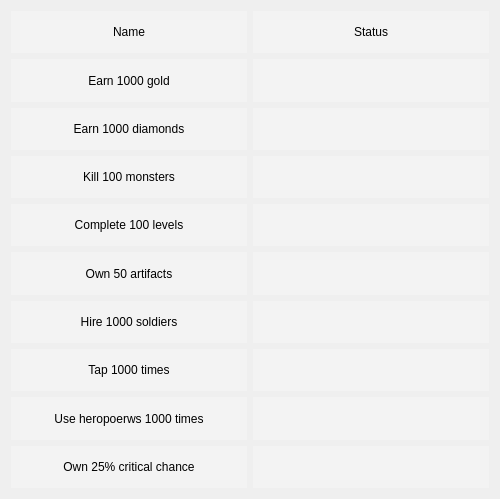
<?xml version="1.0" encoding="UTF-8"?>
<ui version="4.0">
 <class>AchvmentsUI</class>
 <widget class="QDialog" name="AchvmentsUI">
  <property name="geometry">
   <rect>
    <x>0</x>
    <y>0</y>
    <width>500</width>
    <height>499</height>
   </rect>
  </property>
  <property name="windowTitle">
   <string>Achievements</string>
  </property>
  <property name="styleSheet">
   <string notr="true">QDialog {
	background-image: url(:/design/design/battlefield/background.png);
}

QLabel {
	background-color: rgba(255, 255, 255, 70);
	font: 75 bold 16pt &quot;PMingLiU-ExtB&quot;;
	color: black;
}

QLabel#ach1_status_1, 
QLabel#ach2_status_2,
QLabel#ach3_status_3,
QLabel#ach4_status_4,
QLabel#ach5_status_5,
QLabel#ach6_status_6,
QLabel#ach7_status_7,
QLabel#ach8_status_8,
QLabel#ach9_status_9 {
	background-image: url(:/design/achievementNotDoneYet_label.png);
}

</string>
  </property>
  <layout class="QGridLayout" name="gridLayout">
   <item row="0" column="0">
    <layout class="QHBoxLayout" name="horizontalLayout">
     <item>
      <layout class="QVBoxLayout" name="verticalLayout_5">
       <item>
        <widget class="QLabel" name="achName_descr">
         <property name="text">
          <string>Name</string>
         </property>
         <property name="alignment">
          <set>Qt::AlignCenter</set>
         </property>
        </widget>
       </item>
       <item>
        <widget class="QLabel" name="ach1_lbl_2">
         <property name="toolTip">
          <string/>
         </property>
         <property name="toolTipDuration">
          <number>-1</number>
         </property>
         <property name="text">
          <string>Earn 1000 gold</string>
         </property>
         <property name="alignment">
          <set>Qt::AlignCenter</set>
         </property>
        </widget>
       </item>
       <item>
        <widget class="QLabel" name="ach2_lbl_2">
         <property name="text">
          <string>Earn 1000 diamonds</string>
         </property>
         <property name="alignment">
          <set>Qt::AlignCenter</set>
         </property>
        </widget>
       </item>
       <item>
        <widget class="QLabel" name="ach3_lbl_2">
         <property name="text">
          <string>Kill 100 monsters</string>
         </property>
         <property name="alignment">
          <set>Qt::AlignCenter</set>
         </property>
        </widget>
       </item>
       <item>
        <widget class="QLabel" name="ach4_lbl_2">
         <property name="text">
          <string>Complete 100 levels</string>
         </property>
         <property name="alignment">
          <set>Qt::AlignCenter</set>
         </property>
        </widget>
       </item>
       <item>
        <widget class="QLabel" name="ach5_lbl_2">
         <property name="text">
          <string>Own 50 artifacts</string>
         </property>
         <property name="alignment">
          <set>Qt::AlignCenter</set>
         </property>
        </widget>
       </item>
       <item>
        <widget class="QLabel" name="ach6_lbl_2">
         <property name="text">
          <string>Hire 1000 soldiers</string>
         </property>
         <property name="alignment">
          <set>Qt::AlignCenter</set>
         </property>
        </widget>
       </item>
       <item>
        <widget class="QLabel" name="ach7_lbl_2">
         <property name="text">
          <string>Tap 1000 times</string>
         </property>
         <property name="alignment">
          <set>Qt::AlignCenter</set>
         </property>
        </widget>
       </item>
       <item>
        <widget class="QLabel" name="ach8_lbl_2">
         <property name="text">
          <string>Use heropoerws 1000 times</string>
         </property>
         <property name="alignment">
          <set>Qt::AlignCenter</set>
         </property>
        </widget>
       </item>
       <item>
        <widget class="QLabel" name="ach9_lbl_2">
         <property name="text">
          <string>Own 25% critical chance</string>
         </property>
         <property name="alignment">
          <set>Qt::AlignCenter</set>
         </property>
        </widget>
       </item>
      </layout>
     </item>
     <item>
      <layout class="QVBoxLayout" name="verticalLayout_1">
       <item>
        <widget class="QLabel" name="achStatus_descr">
         <property name="text">
          <string>Status</string>
         </property>
         <property name="alignment">
          <set>Qt::AlignCenter</set>
         </property>
        </widget>
       </item>
       <item>
        <widget class="QLabel" name="ach1_status_1">
         <property name="text">
          <string/>
         </property>
         <property name="alignment">
          <set>Qt::AlignCenter</set>
         </property>
        </widget>
       </item>
       <item>
        <widget class="QLabel" name="ach2_status_2">
         <property name="text">
          <string/>
         </property>
         <property name="alignment">
          <set>Qt::AlignCenter</set>
         </property>
        </widget>
       </item>
       <item>
        <widget class="QLabel" name="ach3_status_3">
         <property name="text">
          <string/>
         </property>
         <property name="alignment">
          <set>Qt::AlignCenter</set>
         </property>
        </widget>
       </item>
       <item>
        <widget class="QLabel" name="ach4_status_4">
         <property name="text">
          <string/>
         </property>
         <property name="alignment">
          <set>Qt::AlignCenter</set>
         </property>
        </widget>
       </item>
       <item>
        <widget class="QLabel" name="ach5_status_5">
         <property name="text">
          <string/>
         </property>
         <property name="alignment">
          <set>Qt::AlignCenter</set>
         </property>
        </widget>
       </item>
       <item>
        <widget class="QLabel" name="ach6_status_6">
         <property name="text">
          <string/>
         </property>
         <property name="alignment">
          <set>Qt::AlignCenter</set>
         </property>
        </widget>
       </item>
       <item>
        <widget class="QLabel" name="ach7_status_7">
         <property name="text">
          <string/>
         </property>
         <property name="alignment">
          <set>Qt::AlignCenter</set>
         </property>
        </widget>
       </item>
       <item>
        <widget class="QLabel" name="ach8_status_8">
         <property name="text">
          <string/>
         </property>
         <property name="alignment">
          <set>Qt::AlignCenter</set>
         </property>
        </widget>
       </item>
       <item>
        <widget class="QLabel" name="ach9_status_9">
         <property name="text">
          <string/>
         </property>
         <property name="alignment">
          <set>Qt::AlignCenter</set>
         </property>
        </widget>
       </item>
      </layout>
     </item>
    </layout>
   </item>
  </layout>
 </widget>
 <resources/>
 <connections/>
</ui>
